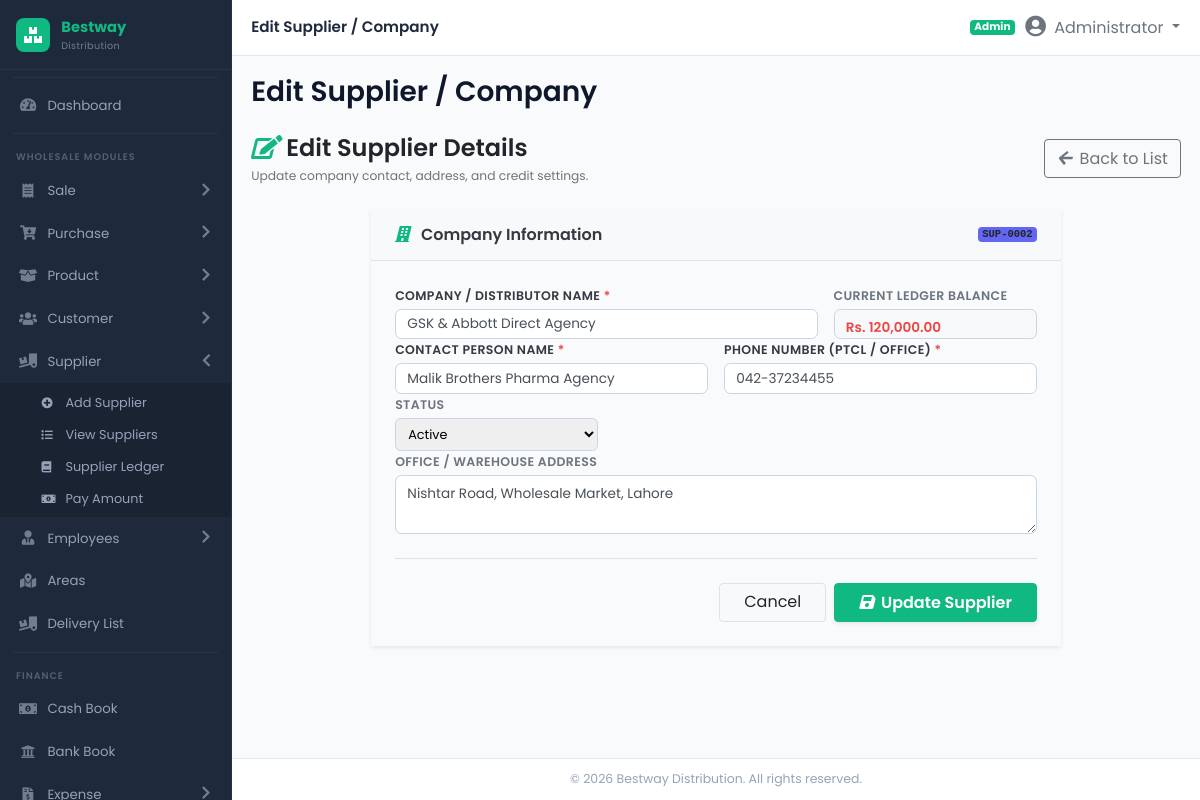
The app's page /modules/supplier/edit_supplier.php?id=2 (signed in) with its own data.
### tables this page shows
CREATE TABLE IF NOT EXISTS `suppliers` (
  `id` INT AUTO_INCREMENT PRIMARY KEY,
  `supplier_code` VARCHAR(50) UNIQUE NULL,
  `name` VARCHAR(150) NOT NULL,
  `company_name` VARCHAR(200) NOT NULL,
  `phone` VARCHAR(50) NOT NULL,
  `mobile` VARCHAR(50) NULL,
  `email` VARCHAR(100) NULL,
  `ntn_strn` VARCHAR(50) NULL,
  `address` TEXT NULL,
  `bank_details` TEXT NULL,
  `credit_days` INT DEFAULT 30,
  `opening_balance` DECIMAL(14,2) DEFAULT 0.00,
  `current_balance` DECIMAL(14,2) DEFAULT 0.00,
  `status` ENUM('Active', 'Inactive') DEFAULT 'Active',
  INDEX (`supplier_code`),
  INDEX (`company_name`),
  INDEX (`status`)
);

### modules/supplier/edit_supplier.php (the view, shortened to what this page needs)
<?php
require_once __DIR__ . '/../../includes/header.php';
$supplier_id = (int)($_GET['id'] ?? 0);
$supplier = null;
if ($db_connected && $pdo) {
    try {
        $stmt = $pdo->prepare("SELECT * FROM suppliers WHERE id = :id");
        $stmt->execute(['id' => $supplier_id]);
        $supplier = $stmt->fetch();
    } catch (Exception $e) {}
}
?>
<div class="d-flex align-items-center justify-content-between mb-4">
    <div>
        <h4 class="fw-bold mb-1"><i class="fa-solid fa-edit text-primary me-2"></i>Edit Supplier Details</h4>
        <p class="text-muted small mb-0">Update company contact, address, and credit settings.</p>
    </div>
    <div>
        <a href="<?php echo BASE_URL; ?>modules/supplier/suppliers.php" class="btn btn-outline-secondary">
            <i class="fa-solid fa-arrow-left me-1"></i> Back to List
        </a>
    </div>
</div>
<form action="" method="POST">
    <div class="row justify-content-center">
        <div class="col-12 col-lg-10 col-xl-9">
            <div class="custom-card shadow-sm border-0 mb-4">
                <div class="custom-card-header bg-light border-bottom py-3 px-4 d-flex justify-content-between align-items-center">
                    <h5 class="custom-card-title mb-0 fs-6 fw-bold text-dark">
                        <i class="fa-solid fa-building text-primary me-2"></i> Company Information
                    </h5>
                    <span class="badge bg-secondary font-monospace"><?php echo htmlspecialchars($supplier['supplier_code'] ?? 'SUP-'.$supplier['id']); ?></span>
                </div>
                <div class="p-4">
                    <div class="row g-3">
                        <div class="col-12 col-md-8">
                            <label class="form-label fw-semibold small text-dark">Company / Distributor Name <span class="text-danger">*</span></label>
                            <input type="text" name="company_name" class="form-control form-control-sm" value="<?php echo htmlspecialchars($supplier['company_name']); ?>" required>
                        </div>
                        <div class="col-12 col-md-4">
                            <label class="form-label fw-semibold small text-muted">Current Ledger Balance</label>
                            <div class="form-control form-control-sm fw-bold bg-light <?php echo ((float)$supplier['current_balance'] > 0) ? 'text-danger' : 'text-success'; ?>" readonly>
                                Rs. <?php echo number_format((float)$supplier['current_balance'], 2); ?>
                            </div>
                        </div>
                        <div class="col-12 col-md-6">
                            <label class="form-label fw-semibold small text-dark">Contact Person Name <span class="text-danger">*</span></label>
                            <input type="text" name="name" class="form-control form-control-sm" value="<?php echo htmlspecialchars($supplier['name'] ?? ''); ?>" required>
                        </div>
                        <div class="col-12 col-md-6">
                            <label class="form-label fw-semibold small text-dark">Phone Number (PTCL / Office) <span class="text-danger">*</span></label>
                            <input type="text" name="phone" class="form-control form-control-sm" value="<?php echo htmlspecialchars($supplier['phone']); ?>" required>
                        </div>
                        <div class="col-12 col-md-4">
                            <label class="form-label fw-semibold small text-muted">Status</label>
                            <select name="status" class="form-select form-select-sm">
                                <option value="Active" <?php echo ($supplier['status'] === 'Active') ? 'selected' : ''; ?>>Active</option>
                            </select>
                        </div>
                        <div class="col-12 col-md-12">
                            <label class="form-label fw-semibold small text-muted">Office / Warehouse Address</label>
                            <textarea name="address" rows="2" class="form-control form-control-sm"><?php echo htmlspecialchars($supplier['address'] ?? ''); ?></textarea>
                        </div>
                    </div>
                    <hr class="my-4">
                    <div class="d-flex justify-content-end gap-2">
                        <a href="<?php echo BASE_URL; ?>modules/supplier/suppliers.php" class="btn btn-light border px-4">Cancel</a>
                        <button type="submit" class="btn btn-primary px-4 fw-bold shadow-sm">
                            <i class="fa-solid fa-save me-1"></i> Update Supplier
                        </button>
                    </div>
                </div>
            </div>
        </div>
    </div>
</form>
<?php require_once __DIR__ . '/../../includes/footer.php'; ?>

### assets/css/style.css (style rules this page uses)
:root { --sidebar-bg: #1e293b; --sidebar-hover: #334155; --sidebar-active: #10b981; --sidebar-active-bg: rgba(16, 185, 129, 0.12); --sidebar-text: #94a3b8; --sidebar-text-hover: #ffffff; --sidebar-width: 232px; --primary: #10b981; --primary-dark: #059669; --secondary: #6366f1; --success: #10b981; --info: #0ea5e9; --warning: #f59e0b; --danger: #ef4444; --body-bg: #f8fafc; --card-bg: #ffffff; --card-shadow: 0 1px 2px rgba(0,0,0,0.05), 0 1px 3px rgba(0,0,0,0.08); --topbar-height: 56px; --sidebar-radius: 10px; }
* { margin: 0; padding: 0; box-sizing: border-box; }
body { font-family: 'Poppins', 'Inter', 'Segoe UI', system-ui, -apple-system, sans-serif; background: var(--body-bg); overflow-x: hidden; font-size: 14px; }
.text-primary { color: var(--primary) !important; }
.text-danger { color: var(--danger) !important; }
.bg-secondary { background-color: var(--secondary) !important; }
.btn-primary { background: var(--primary); border-color: var(--primary); color: #fff; font-weight: 500; }
.form-label { font-weight: 600; font-size: 0.78rem; color: #475569; margin-bottom: 0.2rem; text-transform: uppercase; letter-spacing: 0.03em; }
.form-control, .form-select { border-radius: 0.4rem; border-color: #cbd5e1; font-size: 0.85rem; padding: 0.5rem 0.7rem; transition: border-color 0.2s, box-shadow 0.2s; }
select.form-control, select.form-select { height: auto; padding-top: 0.4rem; padding-bottom: 0.4rem; }
.fw-bold { font-weight: 600 !important; }
.fw-semibold { font-weight: 600 !important; }
.font-monospace { font-family: SFMono-Regular, Menlo, Monaco, Consolas, "Liberation Mono", "Courier New", monospace !important; }
.fs-6 { font-size: 1rem !important; }
.me-1 { margin-right: 0.25rem !important; }
.me-2 { margin-right: 0.5rem !important; }
.gap-2 { gap: 0.5rem !important; }
.form-select { display: block; width: 100%; }
.form-select-sm { padding: 0.2rem 0.5rem; font-size: 0.8rem; border-radius: 0.35rem; }
.fa-solid, .fa-regular { font-family: "Font Awesome 5 Free"; }
.fa-solid { font-weight: 900; }
.row.g-3 { margin-left: -0.5rem; margin-right: -0.5rem; }
.row.g-3 > .col, .row.g-3 > [class*="col-"] { padding-left: 0.5rem; padding-right: 0.5rem; }

### records on screen
suppliers: supplier_code "SUP-0002", company_name "GSK & Abbott Direct Agency", current_balance "120,000.00", name "Malik Brothers Pharma Agency", phone "042-37234455", status "Active", address "Nishtar Road, Wholesale Market, Lahore"

### other values on screen
$page_title "Edit Supplier / Company"
roleLabel($_SESSION['user_role'] ?? 'Admin') "Admin"
$_SESSION['user_fullname'] "Administrator"
